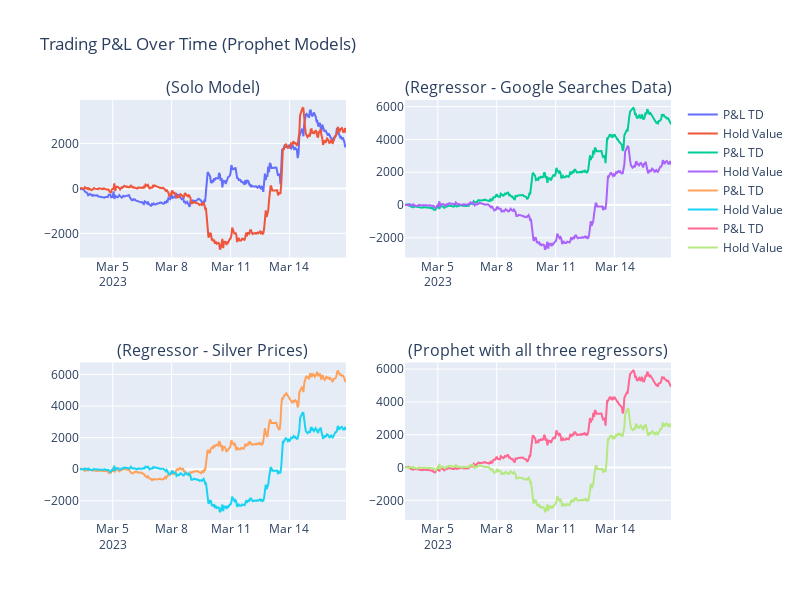

Here is the notebook cell this chart was saved with:
### Code cell
import plotly.graph_objects as go
from plotly.subplots import make_subplots

# Create subplots with a 2x2 grid
fig = make_subplots(rows=2, cols=2, subplot_titles=(
    '(Solo Model)',
    '(Regressor - Google Searches Data)',
    '(Regressor - Silver Prices)',
    '(Prophet with all three regressors)'
))

# Plot 1: Solo Prophet Model
fig.add_trace(go.Scatter(x=results['ds'], y=results['pnl_td'], name='P&L TD'), row=1, col=1)
fig.add_trace(go.Scatter(x=results['ds'], y=results['hold_value'], name='Hold Value'), row=1, col=1)

# Plot 2: Prophet with regressor - Google Searches Data
fig.add_trace(go.Scatter(x=results2['ds'], y=results2['pnl_td'], name='P&L TD'), row=1, col=2)
fig.add_trace(go.Scatter(x=results2['ds'], y=results2['hold_value'], name='Hold Value'), row=1, col=2)

# Plot 3: Prophet with regressor - Silver Prices
fig.add_trace(go.Scatter(x=results3['ds'], y=results3['pnl_td'], name='P&L TD'), row=2, col=1)
fig.add_trace(go.Scatter(x=results3['ds'], y=results3['hold_value'], name='Hold Value'), row=2, col=1)

# Plot 4: Prophet with all three regressors
fig.add_trace(go.Scatter(x=results4['ds'], y=results4['pnl_td'], name='P&L TD'), row=2, col=2)
fig.add_trace(go.Scatter(x=results4['ds'], y=results4['hold_value'], name='Hold Value'), row=2, col=2)

# Update layout
fig.update_layout(height=600, width=800, title_text='Trading P&L Over Time (Prophet Models)')

# Show the plot
fig.show()

### Figure 1 — Plotly figure (JSON) as saved in the notebook; plotly's stock layout.template omitted (floating-point values rounded to 4 significant figures; data arrays with more than 128 entries replaced by an {"elided": "..."} marker saying what was removed)
{"data": [{"name": "P&L TD", "type": "scatter", "x": {"elided": "327 str values"}, "xaxis": "x", "y": {"elided": "327 float values"}, "yaxis": "y"}, {"name": "Hold Value", "type": "scatter", "x": {"elided": "327 str values"}, "xaxis": "x", "y": {"elided": "327 float values"}, "yaxis": "y"}, {"name": "P&L TD", "type": "scatter", "x": {"elided": "327 str values"}, "xaxis": "x2", "y": {"elided": "327 float values"}, "yaxis": "y2"}, {"name": "Hold Value", "type": "scatter", "x": {"elided": "327 str values"}, "xaxis": "x2", "y": {"elided": "327 float values"}, "yaxis": "y2"}, {"name": "P&L TD", "type": "scatter", "x": {"elided": "327 str values"}, "xaxis": "x3", "y": {"elided": "327 float values"}, "yaxis": "y3"}, {"name": "Hold Value", "type": "scatter", "x": {"elided": "327 str values"}, "xaxis": "x3", "y": {"elided": "327 float values"}, "yaxis": "y3"}, {"name": "P&L TD", "type": "scatter", "x": {"elided": "327 str values"}, "xaxis": "x4", "y": {"elided": "327 float values"}, "yaxis": "y4"}, {"name": "Hold Value", "type": "scatter", "x": {"elided": "327 str values"}, "xaxis": "x4", "y": {"elided": "327 float values"}, "yaxis": "y4"}], "layout": {"annotations": [{"font": {"size": 16}, "showarrow": false, "text": "(Solo Model)", "x": 0.225, "xanchor": "center", "xref": "paper", "y": 1, "yanchor": "bottom", "yref": "paper"}, {"font": {"size": 16}, "showarrow": false, "text": "(Regressor - Google Searches Data)", "x": 0.775, "xanchor": "center", "xref": "paper", "y": 1, "yanchor": "bottom", "yref": "paper"}, {"font": {"size": 16}, "showarrow": false, "text": "(Regressor - Silver Prices)", "x": 0.225, "xanchor": "center", "xref": "paper", "y": 0.375, "yanchor": "bottom", "yref": "paper"}, {"font": {"size": 16}, "showarrow": false, "text": "(Prophet with all three regressors)", "x": 0.775, "xanchor": "center", "xref": "paper", "y": 0.375, "yanchor": "bottom", "yref": "paper"}], "height": 600, "title": {"text": "Trading P&L Over Time (Prophet Models)"}, "width": 800, "xaxis": {"anchor": "y", "domain": [0, 0.45]}, "xaxis2": {"anchor": "y2", "domain": [0.55, 1]}, "xaxis3": {"anchor": "y3", "domain": [0, 0.45]}, "xaxis4": {"anchor": "y4", "domain": [0.55, 1]}, "yaxis": {"anchor": "x", "domain": [0.625, 1]}, "yaxis2": {"anchor": "x2", "domain": [0.625, 1]}, "yaxis3": {"anchor": "x3", "domain": [0, 0.375]}, "yaxis4": {"anchor": "x4", "domain": [0, 0.375]}}}
